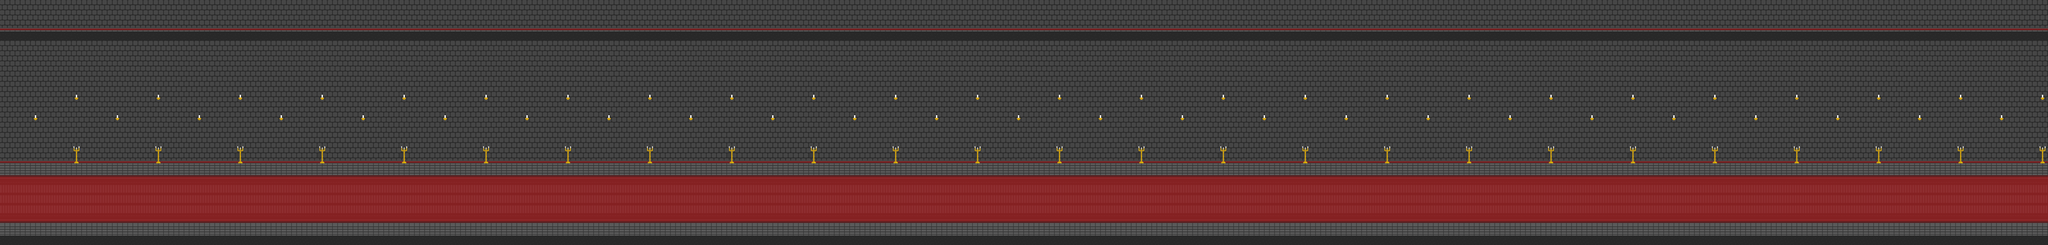

This is a level from a 2D game, rendered from its Tiled map with the project's own tilesets. A one-line summary and the map file follow, with tile-layer data summarised:
An orthogonal 200x24 tile map with 32x32 px tiles, 1 tile layer (Tile Layer 1), 2 tilesets.

<map version="1.0" orientation="orthogonal" width="200" height="24" tilewidth="32" tileheight="32">
 <tileset firstgid="1" name="tileset" tilewidth="32" tileheight="32">
  <image source="Tilesets/castle_tile_sheet_1.png" trans="ffffff" width="192" height="64" />
 </tileset>
 <tileset firstgid="13" name="tileset" tilewidth="32" tileheight="32">
  <image source="Tilesets/castle_tile_sheet_1.png" trans="ffffff" width="192" height="64" />
 </tileset>
 <layer name="Tile Layer 1" width="200" height="24">
  <data>[4800 cells, 4800 non-empty, 10 distinct tile ids]</data>
 </layer>
</map>
